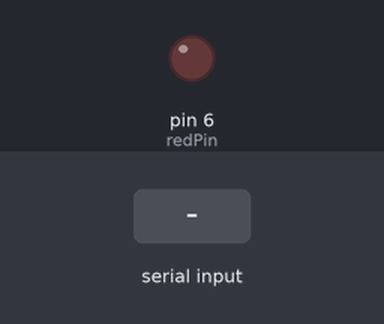
The sketch below on a simulated Arduino Uno, built with avr-gcc and run on an emulated ATmega328P. Parts: output pins drawn as LEDs (lit = HIGH). Dashed ring = blinking. The inputs (shaded band) are chosen by the test bench. What the sketch prints to the serial monitor is not drawn.

Above: at 1.2 s.
1.3 s: "90,45\n" received over Serial
At 1.7 s:
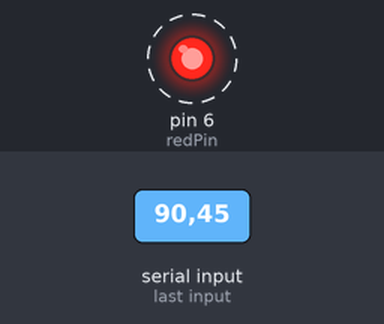
Timing chart, 0 to 10.3 s (numbered marks = the images above; inputs shaded):
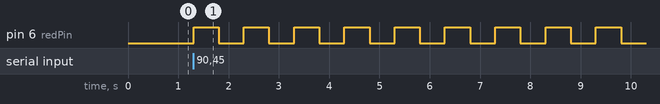

The sketch:

sketch_sep8a.ino
```cpp
int numBlinks;
String msg = "Treptaji: ";

int j;
int redPin = 6;
int bt = 500;

void setup() {
  Serial.begin(9600);
  pinMode(redPin, OUTPUT);
}

void loop() {
  Serial.println(msg);
  while (Serial.available() == 0){

  }
  numBlinks = Serial.parseInt();

  for(j=0; j<numBlinks; j++){
    digitalWrite(redPin, HIGH);
    delay(bt);
    digitalWrite(redPin, LOW);
    delay(bt);
  }
}
```

Measured:
- after the input at 1.3 s, pin 6 (redPin): alternates HIGH for 0.50 s and LOW for 0.50 s, starting at once
